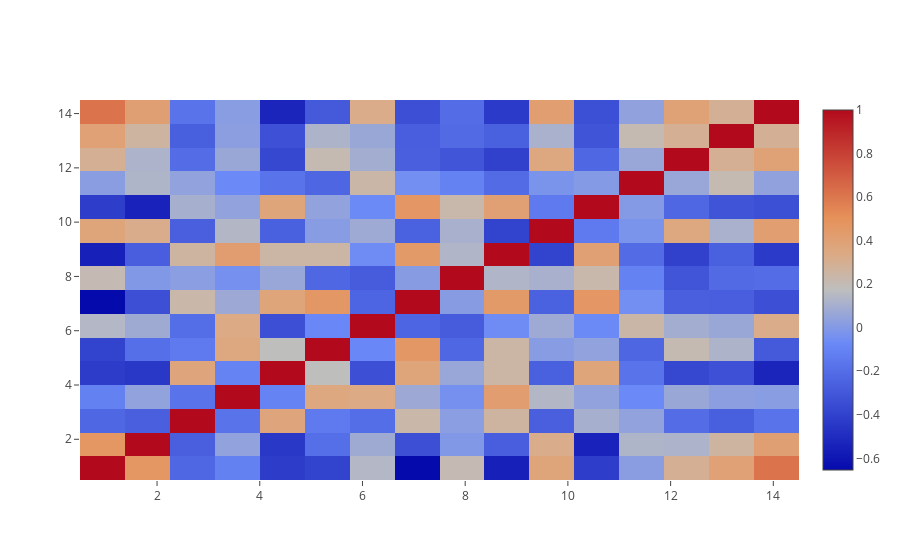

Notebook code cell kept with this figure:
### Markdown cell above
### Correlation matrix within data transformed by autoencoders

### Code cell
trace0=go.Heatmap(
    z=np.array(kor3),
    x=kol3,
    y=kol3
)

data=[trace0]
fig=go.Figure(data=data, layout=layout)

iplot(data,'plot4', link_text='')

### Figure 1 — Plotly figure (JSON) as saved in the notebook; plotly's stock layout.template omitted (floating-point values rounded to 4 significant figures; data arrays with more than 128 entries replaced by an {"elided": "..."} marker saying what was removed)
{"data": [{"type": "heatmap", "x": ["rdn", "0", "1", "2", "3", "4", "5", "6", "7", "8", "9", "10", "11", "12", "13", "14"], "y": ["rdn", "0", "1", "2", "3", "4", "5", "6", "7", "8", "9", "10", "11", "12", "13", "14"], "z": {"elided": "16x16 float values"}}], "layout": {}}
